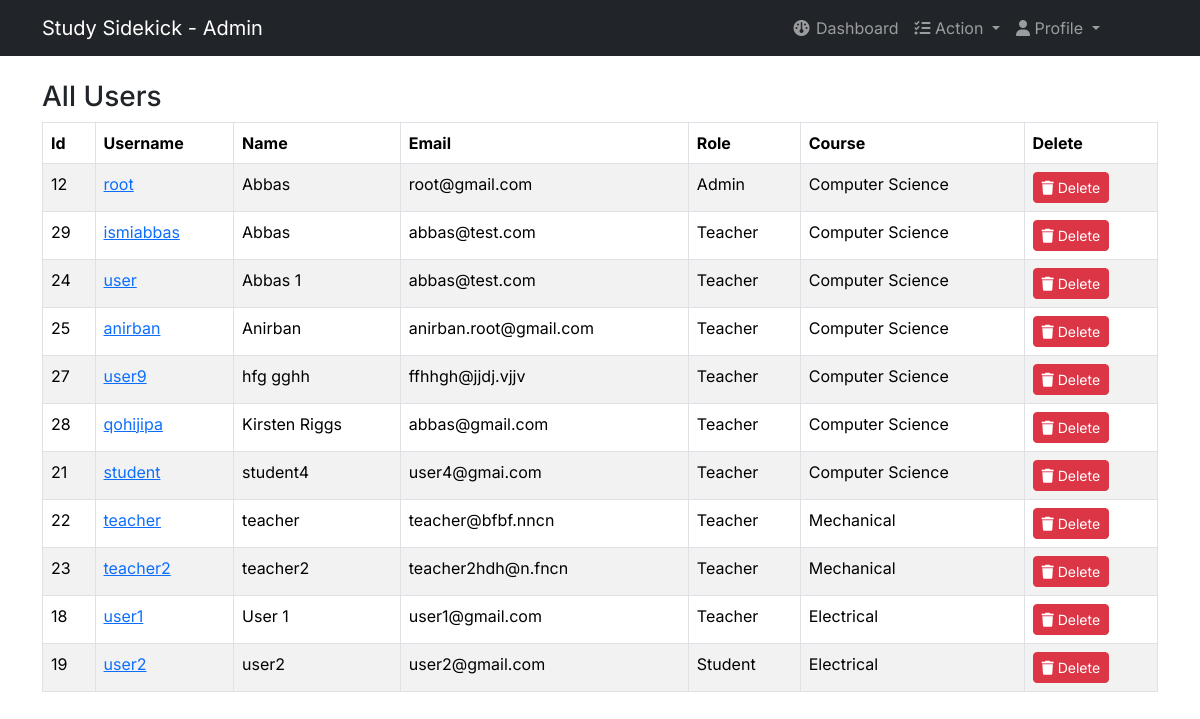
/dashboard/users.php (signed in), run on the app's committed database.
### tables this page shows
CREATE TABLE IF NOT EXISTS `users` (
  `id` int NOT NULL AUTO_INCREMENT,
  `username` varchar(225) NOT NULL,
  `name` varchar(225) NOT NULL,
  `about` varchar(300) NOT NULL DEFAULT 'N/A',
  `role` varchar(225) NOT NULL,
  `email` varchar(225) NOT NULL,
  `token` varchar(225) NOT NULL,
  `gender` varchar(225) NOT NULL,
  `password` varchar(225) NOT NULL,
  `course` varchar(225) NOT NULL,
  `image` varchar(225) NOT NULL DEFAULT 'profile.jpg',
  `joindate` varchar(225) NOT NULL,
  PRIMARY KEY (`id`)
);

### dashboard/users.php (the view, shortened to what this page needs)
<?php
include "includes/adminheader.php";
?>
<!DOCTYPE html>
<html lang="en">
<head>
</head>
<body>
    <?php include "includes/adminnav.php"; ?>
    <?php
    if ($_SESSION['role'] == 'admin') {
    ?>
        <div class="container mt-4 w-100">
            <h3>All Users</h3>
            <table class="table table-bordered table-striped table-hover">
                <thead>
                    <tr>
                        <th>Id</th>
                        <th>Username</th>
                        <th>Name</th>
                        <th>Email</th>
                        <th>Role</th>
                        <th>Course</th>
                        <th>Delete</th>
                    </tr>
                </thead>
                <tbody>
                    <?php
                    $query = "SELECT * FROM users ORDER BY name ASC";
                    $select_users = mysqli_query($conn, $query) or die(mysqli_error($conn));
                    if (mysqli_num_rows($select_users) > 0) {
                        while ($row = mysqli_fetch_array($select_users)) {
                            $user_id = $row['id'];
                            $username = $row['username'];
                            $name = $row['name'];
                            $user_email = $row['email'];
                            $user_role = $row['role'];
                            $user_course = $row['course'];
                            echo "<tr>";
                            echo "<td>$user_id</td>";
                            echo "<td><a href='viewprofile.php?name=$username' target='_blank'>$username</a></td>";
                            echo "<td>$name</td>";
                            echo "<td>$user_email</td>";
                            echo "<td class='capitalize'>$user_role</td>";
                            echo "<td class='capitalize'>$user_course</td>";
                            echo "<td><a class='btn btn-danger btn-sm' onClick=\"javascript: return confirm('Are you sure you want to delete this user?')\" href='users.php?delete=$user_id'><i class='fa fa-trash'></i> Delete</a></td>";
                            echo "</tr>";
                        }
                    }
                    ?>
                </tbody>
            </table>
        </div>
    <?php
    } else {
        header("location: index.php");
    }
    ?>
</body>
</html>

### dashboard/includes/adminheader.php (shortened to what this page needs)
<!DOCTYPE html>
<html lang="en">
<head>
    <link href="https://cdn.jsdelivr.net/npm/bootstrap@5.3.2/dist/css/bootstrap.min.css" rel="stylesheet">
    <link rel="stylesheet" href="https://cdnjs.cloudflare.com/ajax/libs/font-awesome/6.5.1/css/all.min.css" />
</head>

### dashboard/includes/adminnav.php (shortened to what this page needs)
<nav class="navbar navbar-expand-lg navbar-dark bg-dark p-2">
    <div class="container">
        <a class="navbar-brand" href="index">Study Sidekick
            <?php if ($_SESSION['role'] == 'admin') { ?>
                <span> - Admin</span>
            <?php } ?>
        </a>
        <div class="collapse navbar-collapse" id="navbarNav">
            <ul class="navbar-nav ms-auto">
                <li class="nav-item">
                    <a class="nav-link" href="index" class="active">
                        <i class="fa fa-fw fa-dashboard"></i>
                        Dashboard
                    </a>
                </li>
                <?php if ($_SESSION['role'] == 'admin') { ?>
                    <li class="dropdown nav-item">
                        <div class="nav-link dropdown-toggle" href="#" id="navbarDropdownNotes" role="button" data-bs-toggle="dropdown" aria-expanded="false">
                            <i class="fa-solid fa-list-check"></i>
                            Action
                        </div>
                    </li>
                <?php } ?>
                <li class="dropdown" style="width: 150px;">
                    <a class="nav-link dropdown-toggle" type="button" id="dropdownMenuButton1" data-bs-toggle="dropdown" aria-expanded="false">
                        <i class="fa fa-user"></i>
                        <span class="text-capitalize">
                            Profile
                        </span>
                    </a>
                </li>
            </ul>
        </div>
    </div>
</nav>

### dashboard/includes/adminheader.php (style rules this page uses)
* { font-family: 'Inter', sans-serif; }

### dashboard/users.php (style rules this page uses)
.capitalize { text-transform: capitalize; }

### data on the page
users: id "12", username "root", name "Abbas", email "root@gmail.com", role "Admin", course "Computer Science"
users: id "29", username "ismiabbas", name "Abbas", email "abbas@test.com", role "Teacher", course "Computer Science"
users: id "24", username "user", name "Abbas 1", email "abbas@test.com", role "Teacher", course "Computer Science"
users: id "25", username "anirban", name "Anirban", email "anirban.root@gmail.com", role "Teacher", course "Computer Science"
users: id "27", username "user9", name "hfg gghh", email "ffhhgh@jjdj.vjjv", role "Teacher", course "Computer Science"
users: id "28", username "qohijipa", name "Kirsten Riggs", email "abbas@gmail.com", role "Teacher", course "Computer Science"
users: id "21", username "student", name "student4", email "user4@gmai.com", role "Teacher", course "Computer Science"
users: id "22", username "teacher", name "teacher", email "teacher@bfbf.nncn", role "Teacher", course "Mechanical"
users: id "23", username "teacher2", name "teacher2", email "teacher2hdh@n.fncn", role "Teacher", course "Mechanical"
users: id "18", username "user1", name "User 1", email "user1@gmail.com", role "Teacher", course "Electrical"
users: id "19", username "user2", name "user2", email "user2@gmail.com", role "Student", course "Electrical"
